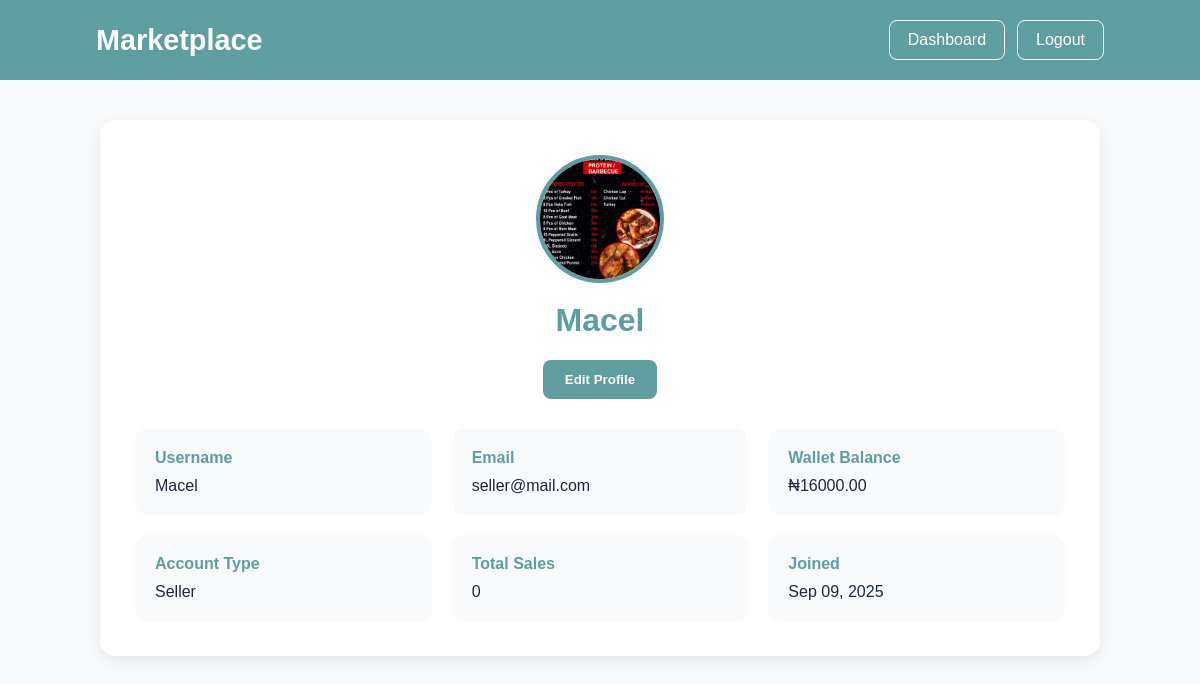
The page /seller/profile/ (signed in) on the database as committed earlier.
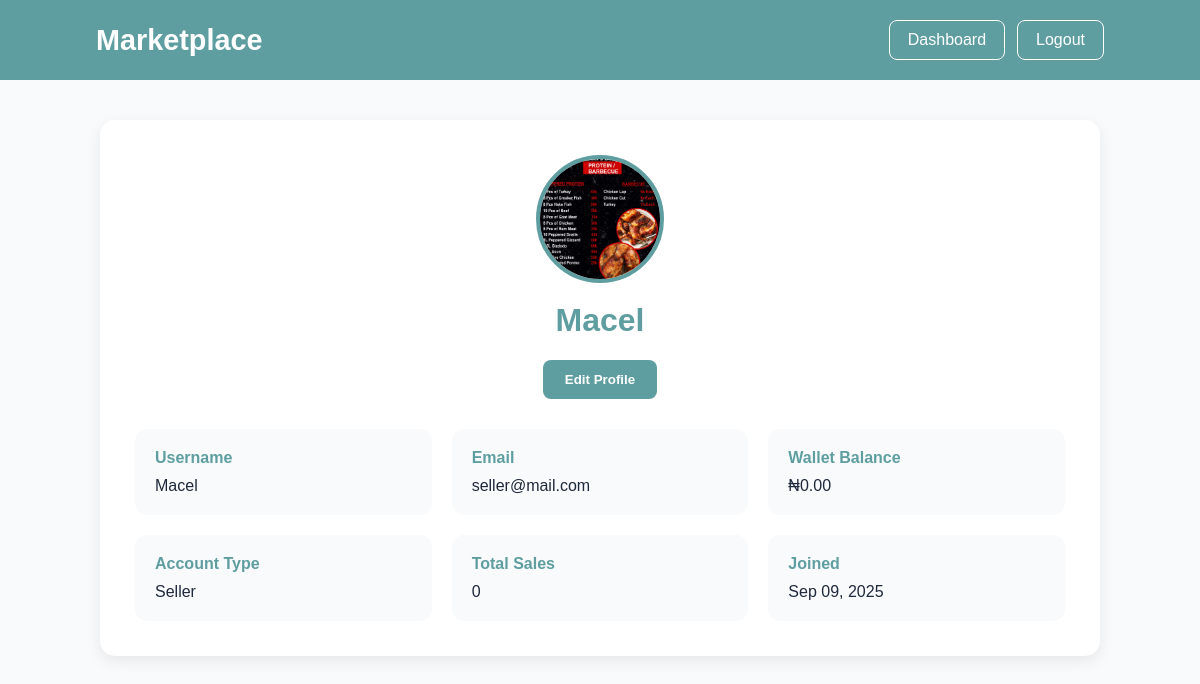
The same page on the database as committed later.
### seller/models.py (models this page shows, shortened)
class Seller(models.Model):
    user = models.OneToOneField(User, on_delete=models.CASCADE)
    business_name = models.CharField(max_length=150)
    business_address = models.TextField()
    wallet_balance = models.DecimalField(max_digits=10, decimal_places=2, default=200.00)
    profile_picture = models.ImageField(upload_to='seller_profiles/', blank=True, null=True)

### seller/views.py (the view)
# urls.py: path('profile/', views.profile, name='profile'),
@login_required(login_url='sellerLog')
def profile(request: HttpRequest):
    seller = Seller.objects.get(user=request.user)
    sales_count = Item.objects.filter(seller=seller, is_sold=True).count()
    return render(request, 'Sprofile.html', {'seller': seller, 'sales_count': sales_count})

### seller/templates/Sprofile.html (shortened to what this page needs)
<!DOCTYPE html>
<html lang="en">
<head>
</head>
<body>
<header>
    <div class="logo">Marketplace</div>
    <div class="nav-actions">
        <a href="/sellerDash/" class="nav-btn">Dashboard</a>
        <a href="/Slogout/" class="nav-btn">Logout</a>
    </div>
</header>
<div class="container">
    <div class="profile-card">
        <div class="profile-header">
            {% if seller.profile_picture %}
                <img
                    src="{{ seller.profile_picture.url }}"
                    class="avatar-image"
                    alt="Profile Picture"
                >
            {% else %}
                <div class="avatar">
                    {{ seller.user.username|first|upper }}
                </div>
            {% endif %}
            <h1>{{ seller.user.username }}</h1>
            <button
                class="btn"
                onclick="openEditModal()">
                Edit Profile
            </button>
        </div>
        <div class="info-grid">
            <div class="info-box">
                <h4>Username</h4>
                <p>{{ seller.user.username }}</p>
            </div>
            <div class="info-box">
                <h4>Email</h4>
                <p>{{ seller.user.email }}</p>
            </div>
            <div class="info-box">
                <h4>Wallet Balance</h4>
                <p>₦{{ seller.wallet_balance }}</p>
            </div>
            <div class="info-box">
                <h4>Account Type</h4>
                <p>Seller</p>
            </div>
            <div class="info-box">
                <h4>Total Sales</h4>
                <p>{{ sales_count }}</p>
            </div>
            <div class="info-box">
                <h4>Joined</h4>
                <p>{{ seller.user.date_joined|date:"M d, Y" }}</p>
            </div>
        </div>
    </div>
</div>
</body>
</html>

Rows that differ between the two databases and show on the page:
changed Seller "Macel": wallet_balance "16000.00" → "0.00"
